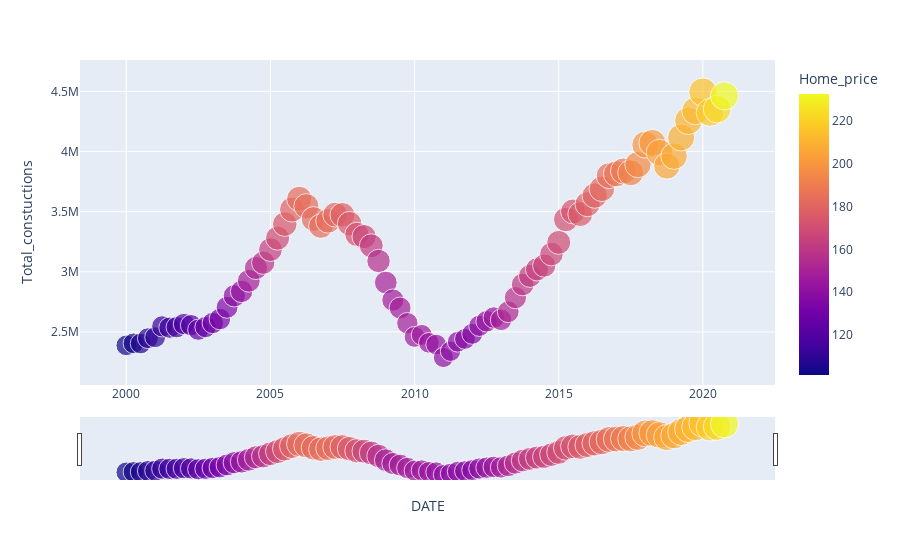

Here is the notebook cell this chart was saved with:
### Markdown cell above
### Total Constuctions impact on Home Prices

Let us understand how Total Constuctions had it's affect on the Housing prices over the period of 2000 & 2020.

### Code cell
fig = px.scatter(data, x="DATE", y="Total_constuctions", color="Home_price", size='Total_constuctions')
fig.update_xaxes(rangeslider_visible=True)
fig.show()
